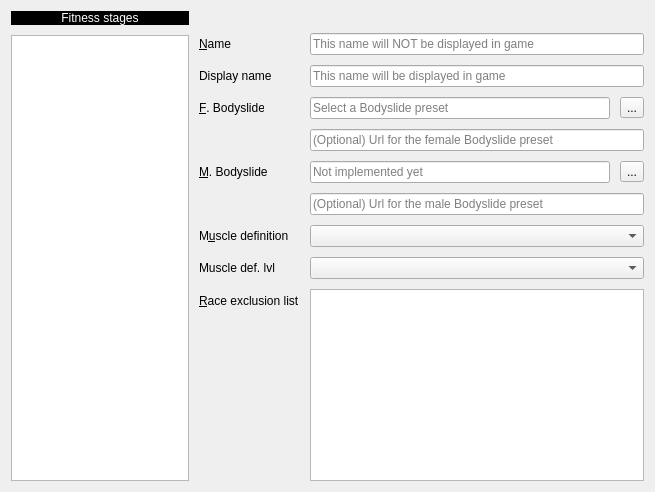
      <widget class="QWidget" name="tab_2">
       <property name="whatsThis">
        <string>&lt;html&gt;&lt;head/&gt;&lt;body&gt;&lt;p&gt;Fitness stages are the heart of this mod. They encompass body shape and muscle definition.&lt;/p&gt;&lt;p&gt;These stages can be assigned to both Player and NPCs at their respective pages.&lt;/p&gt;&lt;/body&gt;&lt;/html&gt;</string>
       </property>
       <attribute name="title">
        <string>Fitness stages</string>
       </attribute>
       <layout class="QHBoxLayout" name="horizontalLayout_4" stretch="2,5">
        <property name="spacing">
         <number>10</number>
        </property>
        <item>
         <layout class="QVBoxLayout" name="verticalLayout_2">
          <item>
           <widget class="QLabel" name="label_4">
            <property name="styleSheet">
             <string notr="true">background-color: rgb(0, 0, 0);
color: rgb(255, 255, 255);
font: 75 10pt &quot;MS Shell Dlg 2&quot;;
</string>
            </property>
            <property name="text">
             <string>Fitness stages</string>
            </property>
            <property name="textFormat">
             <enum>Qt::AutoText</enum>
            </property>
            <property name="alignment">
             <set>Qt::AlignCenter</set>
            </property>
           </widget>
          </item>
          <item>
           <widget class="QListView" name="lv_FitStages_nav">
            <property name="contextMenuPolicy">
             <enum>Qt::ActionsContextMenu</enum>
            </property>
            <property name="toolTip">
             <string>Right click to add/delete Fitness stages</string>
            </property>
            <property name="statusTip">
             <string>List of all Fitness stages available</string>
            </property>
            <property name="whatsThis">
             <string>&lt;html&gt;&lt;head/&gt;&lt;body&gt;&lt;p&gt;Use this list to navigate through all Fitness stages available.&lt;br/&gt;These Fitness stages can be used on Player and NPCs separately.&lt;/p&gt;&lt;p&gt;Right click to add/delete stages.&lt;/p&gt;&lt;/body&gt;&lt;/html&gt;</string>
            </property>
            <property name="editTriggers">
             <set>QAbstractItemView::NoEditTriggers</set>
            </property>
           </widget>
          </item>
         </layout>
        </item>
        <item>
         <layout class="QFormLayout" name="formLayout">
          <property name="topMargin">
           <number>22</number>
          </property>
          <item row="0" column="0">
           <widget class="QLabel" name="label">
            <property name="text">
             <string>&amp;Name</string>
            </property>
            <property name="buddy">
             <cstring>ed_FitStages_name</cstring>
            </property>
           </widget>
          </item>
          <item row="0" column="1">
           <widget class="QLineEdit" name="ed_FitStages_name">
            <property name="statusTip">
             <string>Used for internal purposes, so you can differentiate between stages</string>
            </property>
            <property name="whatsThis">
             <string>&lt;html&gt;&lt;head/&gt;&lt;body&gt;&lt;p&gt;This name is only for internal control. &lt;/p&gt;&lt;p&gt;Put whatever you want in it, since it will never be seen in-game.&lt;/p&gt;&lt;/body&gt;&lt;/html&gt;</string>
            </property>
            <property name="placeholderText">
             <string>This name will NOT be displayed in game</string>
            </property>
           </widget>
          </item>
          <item row="1" column="0">
           <widget class="QLabel" name="label_51">
            <property name="text">
             <string>Display name</string>
            </property>
           </widget>
          </item>
          <item row="1" column="1">
           <widget class="QLineEdit" name="ed_FitStages_displayName">
            <property name="statusTip">
             <string>This name will be displayed everytime you reach this Fitness stage</string>
            </property>
            <property name="whatsThis">
             <string>&lt;html&gt;&lt;head/&gt;&lt;body&gt;&lt;p&gt;Whenever you reach a new state (either by progressing or regressing) you will get a message saying:&lt;/p&gt;&lt;pre style=&quot; margin-top:12px; margin-bottom:12px; margin-left:0px; margin-right:0px; -qt-block-indent:0; text-indent:0px;&quot;&gt;&lt;span style=&quot; font-family:'Courier New';&quot;&gt;You now look &amp;lt;name&amp;gt;&lt;/span&gt;&lt;/pre&gt;&lt;/body&gt;&lt;/html&gt;</string>
            </property>
            <property name="placeholderText">
             <string>This name will be displayed in game</string>
            </property>
           </widget>
          </item>
          <item row="2" column="0">
           <widget class="QLabel" name="label_2">
            <property name="text">
             <string>&amp;F. Bodyslide</string>
            </property>
            <property name="buddy">
             <cstring>btn_FitStages_femBs</cstring>
            </property>
           </widget>
          </item>
          <item row="2" column="1">
           <layout class="QHBoxLayout" name="horizontalLayout_2">
            <item>
             <widget class="QLineEdit" name="ed_FitStages_femBs">
              <property name="statusTip">
               <string>Bodyslide preset applied to females who are at this Fitness stage</string>
              </property>
              <property name="placeholderText">
               <string>Select a Bodyslide preset</string>
              </property>
             </widget>
            </item>
            <item>
             <widget class="QToolButton" name="btn_FitStages_femBs">
              <property name="text">
               <string>...</string>
              </property>
             </widget>
            </item>
           </layout>
          </item>
          <item row="4" column="0">
           <widget class="QLabel" name="label_3">
            <property name="text">
             <string>&amp;M. Bodyslide</string>
            </property>
            <property name="buddy">
             <cstring>btn_FitStages_manBs</cstring>
            </property>
           </widget>
          </item>
          <item row="4" column="1">
           <layout class="QHBoxLayout" name="horizontalLayout_3">
            <item>
             <widget class="QLineEdit" name="ed_FitStages_manBs">
              <property name="statusTip">
               <string>Bodyslide preset applied to males who are at this Fitness stage</string>
              </property>
              <property name="whatsThis">
               <string/>
              </property>
              <property name="placeholderText">
               <string>Not implemented yet</string>
              </property>
             </widget>
            </item>
            <item>
             <widget class="QToolButton" name="btn_FitStages_manBs">
              <property name="text">
               <string>...</string>
              </property>
             </widget>
            </item>
           </layout>
          </item>
          <item row="6" column="0">
           <widget class="QLabel" name="label_5">
            <property name="text">
             <string>M&amp;uscle definition</string>
            </property>
            <property name="buddy">
             <cstring>cb_FitStages_muscleType</cstring>
            </property>
           </widget>
          </item>
          <item row="6" column="1">
           <widget class="QComboBox" name="cb_FitStages_muscleType">
            <property name="toolTip">
             <string/>
            </property>
            <property name="statusTip">
             <string>Is this stage for fit, fat or plain bodies?</string>
            </property>
            <property name="whatsThis">
             <string>&lt;html&gt;&lt;head/&gt;&lt;body&gt;&lt;p&gt;What kind of normal maps will be assigned to this Fitness stage? Fit, fat or plain?&lt;/p&gt;&lt;p&gt;This won't do anything unless you activate&lt;/p&gt;&lt;p&gt;&lt;span style=&quot; font-family:'Courier New';&quot;&gt;Muscle definition &amp;gt; Use for player &lt;br/&gt;&lt;/span&gt;or &lt;br/&gt;&lt;span style=&quot; font-family:'Courier New';&quot;&gt;Muscle definition &amp;gt; Use for NPCs&lt;/span&gt;&lt;/p&gt;&lt;/body&gt;&lt;/html&gt;</string>
            </property>
            <property name="editable">
             <bool>false</bool>
            </property>
            <property name="currentText">
             <string/>
            </property>
            <property name="currentIndex">
             <number>-1</number>
            </property>
            <property name="modelColumn">
             <number>0</number>
            </property>
           </widget>
          </item>
          <item row="7" column="0">
           <widget class="QLabel" name="label_50">
            <property name="text">
             <string>Muscle def. lvl</string>
            </property>
           </widget>
          </item>
          <item row="7" column="1">
           <widget class="QComboBox" name="cb_FitStages_muscleLvl">
            <property name="toolTip">
             <string>Force some muscle definition level to this stage</string>
            </property>
            <property name="statusTip">
             <string>If you set this to anything but &quot;All&quot;, this stage will force that muscle definition level on actors having it</string>
            </property>
            <property name="whatsThis">
             <string>&lt;html&gt;&lt;head/&gt;&lt;body&gt;&lt;p&gt;This is mostly used when you want to force a particular muscle definition level to some NPC, but you can use it on your Player Character as well.&lt;/p&gt;&lt;p&gt;Example:&lt;/p&gt;&lt;p&gt;If you want a ripped Serana, set this Fitness stage &lt;span style=&quot; font-weight:600;&quot;&gt;Muscle definition&lt;/span&gt; to &lt;span style=&quot; font-family:'Courier New';&quot;&gt;Athletic&lt;/span&gt;, then &lt;span style=&quot; font-weight:600;&quot;&gt;Muscle definition level&lt;/span&gt; to &lt;span style=&quot; font-family:'Courier New';&quot;&gt;6&lt;/span&gt; and finally assign this stage to Serana in &lt;span style=&quot; font-weight:600;&quot;&gt;NPCs tab&lt;/span&gt;.&lt;/p&gt;&lt;/body&gt;&lt;/html&gt;</string>
            </property>
           </widget>
          </item>
          <item row="8" column="0">
           <widget class="QLabel" name="label_32">
            <property name="text">
             <string>&amp;Race exclusion list</string>
            </property>
            <property name="buddy">
             <cstring>mmo_FitStages_racesExcl</cstring>
            </property>
           </widget>
          </item>
          <item row="8" column="1">
           <widget class="QPlainTextEdit" name="mmo_FitStages_racesExcl">
            <property name="tabChangesFocus">
             <bool>true</bool>
            </property>
           </widget>
          </item>
          <item row="3" column="1">
           <widget class="QLineEdit" name="ed_FitStages_femBsUrl">
            <property name="statusTip">
             <string>This will be used only when using File &gt; Share</string>
            </property>
            <property name="whatsThis">
             <string>&lt;html&gt;&lt;head/&gt;&lt;body&gt;&lt;p&gt;Put here the url of the Bodyslide preset you used for this stage, so others can download it when you share it.&lt;/p&gt;&lt;p&gt;&lt;span style=&quot; font-weight:600;&quot;&gt;Don't ask me to put an option to export the whole BS preset&lt;/span&gt;.&lt;br/&gt;It is totally feasible, but that would mean literally stealing other people's work and they would be understandably angry at me.&lt;/p&gt;&lt;p&gt;I've spent many hours tweaking my own BS presets, so I would understand if someone got mad if I did that.&lt;/p&gt;&lt;/body&gt;&lt;/html&gt;</string>
            </property>
            <property name="placeholderText">
             <string>(Optional) Url for the female Bodyslide preset</string>
            </property>
           </widget>
          </item>
          <item row="5" column="1">
           <widget class="QLineEdit" name="ed_FitStages_manBsUrl">
            <property name="statusTip">
             <string>This will be used only when using File &gt; Share</string>
            </property>
            <property name="whatsThis">
             <string>&lt;html&gt;&lt;head/&gt;&lt;body&gt;&lt;p&gt;Put here the url of the Bodyslide preset you used for this stage, so others can download it when you share it.&lt;/p&gt;&lt;p&gt;&lt;span style=&quot; font-weight:600;&quot;&gt;Don't ask me to put an option to export the whole BS preset&lt;/span&gt;.&lt;br/&gt;It is totally feasible, but that would mean literally stealing other people's work and they would be understandably angry at me.&lt;/p&gt;&lt;p&gt;I've spent many hours tweaking my own BS presets, so I would understand if someone got mad if I did that.&lt;/p&gt;&lt;/body&gt;&lt;/html&gt;</string>
            </property>
            <property name="placeholderText">
             <string>(Optional) Url for the male Bodyslide preset</string>
            </property>
           </widget>
          </item>
         </layout>
        </item>
       </layout>
      </widget>
